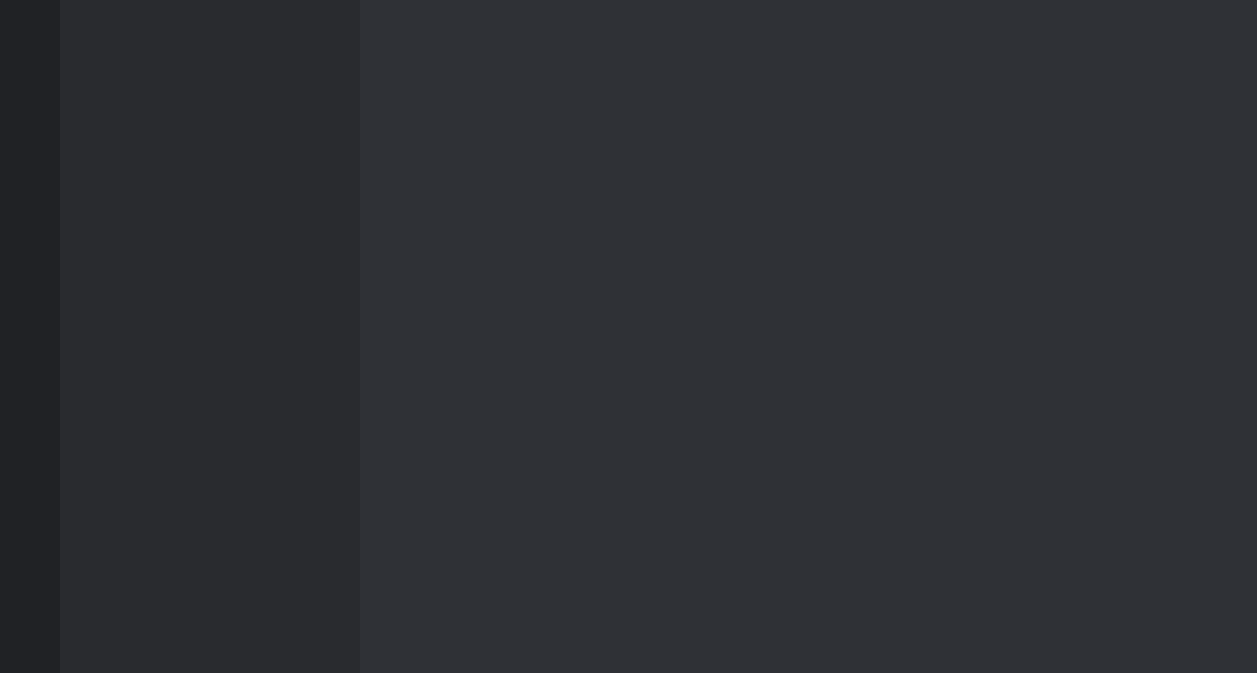
<?xml version="1.0" encoding="UTF-8"?>
<ui version="4.0">
 <class>MainWindow</class>
 <widget class="QMainWindow" name="MainWindow">
  <property name="geometry">
   <rect>
    <x>0</x>
    <y>0</y>
    <width>1257</width>
    <height>673</height>
   </rect>
  </property>
  <property name="windowTitle">
   <string>MainWindow</string>
  </property>
  <widget class="QWidget" name="centralwidget">
   <property name="styleSheet">
    <string notr="true">QLineEdit:hover
{
background-color: rgb(96, 98, 102);
}
QLineEdit:focus
{
background-color: rgb(124, 125, 126);
}
#LeftPartW
{
background-color: rgb(32, 34, 37);
}
#CentralPartW
{
background-color: rgb(41, 43, 47);
}

#RightPartW
{
background-color: rgb(47, 49, 54);
}
#LogoW,#ActiveFileW
{
background-color: rgb(41, 43, 47);
}
QScrollBar:horizontal
    {
        height: 15px;
        margin: 3px 15px 3px 15px;
        border: 1px transparent #2A2929;
        border-radius: 4px;
        background-color: #2A2929;    /* #2A2929; */
    }

    QScrollBar::handle:horizontal
    {
        background-color: #9D9FA8;  
        min-width: 5px;
        border-radius: 4px;
    }

    QScrollBar::add-line:horizontal
    {
        margin: 0px 3px 0px 3px;
		
        border-image: url(:/images/right_arrow_disabled.png);      
        width: 10px;
        height: 10px;
        subcontrol-position: right;
        subcontrol-origin: margin;
    }

    QScrollBar::sub-line:horizontal
    {
        margin: 0px 3px 0px 3px;
        border-image: url(:/images/left_arrow_disabled.png);    
        height: 10px;
        width: 10px;
        subcontrol-position: left;
        subcontrol-origin: margin;
    }

    QScrollBar::add-line:horizontal:hover,QScrollBar::add-line:horizontal:on
    {
        border-image: url(:/images/right_arrow.png);            
        height: 10px;
        width: 10px;
        subcontrol-position: right;
        subcontrol-origin: margin;
    }


    QScrollBar::sub-line:horizontal:hover, QScrollBar::sub-line:horizontal:on
    {
        border-image: url(:/images/left_arrow.png);               /* # &amp;lt;-------- */
        height: 10px;
        width: 10px;
        subcontrol-position: left;
        subcontrol-origin: margin;
    }

    QScrollBar::up-arrow:horizontal, QScrollBar::down-arrow:horizontal
    {
        background: none;
    }


    QScrollBar::add-page:horizontal, QScrollBar::sub-page:horizontal
    {
        background: none;
    }

    QScrollBar:vertical
    {
        background-color: #2A2929;
        width: 15px;
        margin: 15px 3px 15px 3px;
        border: 1px transparent #2A2929;
        border-radius: 4px;
    }

    QScrollBar::handle:vertical
    {
        background-color: #9D9FA8;         /* #605F5F; */
        min-height: 5px;
        border-radius: 4px;
    }

    QScrollBar::sub-line:vertical
    {
        margin: 3px 0px 3px 0px;
        border-image: url(:/images/up_arrow_disabled.png);        /* # &amp;lt;-------- */
        height: 10px;
        width: 10px;
        subcontrol-position: top;
        subcontrol-origin: margin;
    }

    QScrollBar::add-line:vertical
    {
        margin: 3px 0px 3px 0px;
        border-image: url(:/images/down_arrow_disabled.png);       /* # &amp;lt;-------- */
        height: 10px;
        width: 10px;
        subcontrol-position: bottom;
        subcontrol-origin: margin;
    }

    QScrollBar::sub-line:vertical:hover,QScrollBar::sub-line:vertical:on
    {
        border-image: url(:/images/up_arrow.png);                  /* # &amp;lt;-------- */
        height: 10px;
        width: 10px;
        subcontrol-position: top;
        subcontrol-origin: margin;
    }

    QScrollBar::add-line:vertical:hover, QScrollBar::add-line:vertical:on
    {
        border-image: url(:/images/down_arrow.png);                /* # &amp;lt;-------- */
        height: 10px;
        width: 10px;
        subcontrol-position: bottom;
        subcontrol-origin: margin;
    }

    QScrollBar::up-arrow:vertical, QScrollBar::down-arrow:vertical
    {
        background: none;
    }

    QScrollBar::add-page:vertical, QScrollBar::sub-page:vertical
    {
        background: none;
    }

QAbstractScrollArea::corner {
    background: none;
    border: none;
}</string>
   </property>
   <layout class="QHBoxLayout" name="horizontalLayout">
    <property name="spacing">
     <number>0</number>
    </property>
    <property name="leftMargin">
     <number>0</number>
    </property>
    <property name="topMargin">
     <number>0</number>
    </property>
    <property name="rightMargin">
     <number>0</number>
    </property>
    <property name="bottomMargin">
     <number>0</number>
    </property>
    <item>
     <widget class="QWidget" name="LeftPartW" native="true">
      <property name="maximumSize">
       <size>
        <width>60</width>
        <height>16777215</height>
       </size>
      </property>
      <property name="styleSheet">
       <string notr="true"/>
      </property>
      <layout class="QVBoxLayout" name="verticalLayout">
       <property name="spacing">
        <number>0</number>
       </property>
       <property name="leftMargin">
        <number>2</number>
       </property>
       <property name="topMargin">
        <number>5</number>
       </property>
       <property name="rightMargin">
        <number>0</number>
       </property>
       <property name="bottomMargin">
        <number>0</number>
       </property>
       <item>
        <widget class="QWidget" name="LeftButtonsW" native="true">
         <layout class="QVBoxLayout" name="verticalLayout_2">
          <property name="spacing">
           <number>5</number>
          </property>
          <property name="leftMargin">
           <number>3</number>
          </property>
          <property name="topMargin">
           <number>3</number>
          </property>
          <property name="rightMargin">
           <number>3</number>
          </property>
          <property name="bottomMargin">
           <number>3</number>
          </property>
         </layout>
        </widget>
       </item>
       <item>
        <spacer name="verticalSpacer">
         <property name="orientation">
          <enum>Qt::Vertical</enum>
         </property>
         <property name="sizeHint" stdset="0">
          <size>
           <width>20</width>
           <height>646</height>
          </size>
         </property>
        </spacer>
       </item>
       <item>
        <widget class="QWidget" name="SettingsW" native="true">
         <layout class="QGridLayout" name="gridLayout">
          <property name="leftMargin">
           <number>3</number>
          </property>
          <property name="topMargin">
           <number>3</number>
          </property>
          <property name="rightMargin">
           <number>3</number>
          </property>
          <property name="bottomMargin">
           <number>1</number>
          </property>
         </layout>
        </widget>
       </item>
      </layout>
     </widget>
    </item>
    <item>
     <widget class="QWidget" name="CentralPartW" native="true">
      <property name="minimumSize">
       <size>
        <width>300</width>
        <height>0</height>
       </size>
      </property>
      <property name="maximumSize">
       <size>
        <width>300</width>
        <height>16777215</height>
       </size>
      </property>
      <layout class="QVBoxLayout" name="verticalLayout_3">
       <property name="spacing">
        <number>0</number>
       </property>
       <property name="leftMargin">
        <number>0</number>
       </property>
       <property name="topMargin">
        <number>0</number>
       </property>
       <property name="rightMargin">
        <number>0</number>
       </property>
       <property name="bottomMargin">
        <number>0</number>
       </property>
       <item>
        <widget class="QWidget" name="LogoW" native="true">
         <property name="minimumSize">
          <size>
           <width>0</width>
           <height>70</height>
          </size>
         </property>
         <property name="maximumSize">
          <size>
           <width>16777215</width>
           <height>70</height>
          </size>
         </property>
         <property name="styleSheet">
          <string notr="true">background-image: url(:/iconsLogo/Icons/MainLogo.svg);
background-position: center;
background-repeat: no-repeat;</string>
         </property>
         <layout class="QGridLayout" name="gridLayout_3">
          <property name="leftMargin">
           <number>0</number>
          </property>
          <property name="topMargin">
           <number>0</number>
          </property>
          <property name="rightMargin">
           <number>0</number>
          </property>
          <property name="bottomMargin">
           <number>0</number>
          </property>
          <property name="horizontalSpacing">
           <number>0</number>
          </property>
         </layout>
        </widget>
       </item>
       <item>
        <widget class="QWidget" name="MainLastFilesW" native="true">
         <layout class="QVBoxLayout" name="verticalLayout_4">
          <property name="spacing">
           <number>0</number>
          </property>
          <property name="leftMargin">
           <number>0</number>
          </property>
          <property name="topMargin">
           <number>0</number>
          </property>
          <property name="rightMargin">
           <number>0</number>
          </property>
          <property name="bottomMargin">
           <number>0</number>
          </property>
          <item>
           <widget class="QWidget" name="LastFilesInW" native="true">
            <layout class="QVBoxLayout" name="verticalLayout_5"/>
           </widget>
          </item>
          <item>
           <spacer name="verticalSpacer_2">
            <property name="orientation">
             <enum>Qt::Vertical</enum>
            </property>
            <property name="sizeHint" stdset="0">
             <size>
              <width>20</width>
              <height>512</height>
             </size>
            </property>
           </spacer>
          </item>
         </layout>
        </widget>
       </item>
       <item>
        <widget class="QWidget" name="ActiveFileW" native="true">
         <property name="minimumSize">
          <size>
           <width>0</width>
           <height>20</height>
          </size>
         </property>
         <property name="maximumSize">
          <size>
           <width>16777215</width>
           <height>20</height>
          </size>
         </property>
         <layout class="QGridLayout" name="gridLayout_2">
          <property name="leftMargin">
           <number>0</number>
          </property>
          <property name="topMargin">
           <number>0</number>
          </property>
          <property name="rightMargin">
           <number>0</number>
          </property>
          <property name="bottomMargin">
           <number>0</number>
          </property>
          <property name="horizontalSpacing">
           <number>0</number>
          </property>
         </layout>
        </widget>
       </item>
      </layout>
     </widget>
    </item>
    <item>
     <widget class="QWidget" name="RightPartW" native="true">
      <layout class="QVBoxLayout" name="verticalLayout_6">
       <property name="spacing">
        <number>0</number>
       </property>
       <property name="leftMargin">
        <number>0</number>
       </property>
       <property name="topMargin">
        <number>0</number>
       </property>
       <property name="rightMargin">
        <number>0</number>
       </property>
       <property name="bottomMargin">
        <number>0</number>
       </property>
      </layout>
     </widget>
    </item>
   </layout>
  </widget>
 </widget>
 <resources/>
 <connections/>
</ui>
